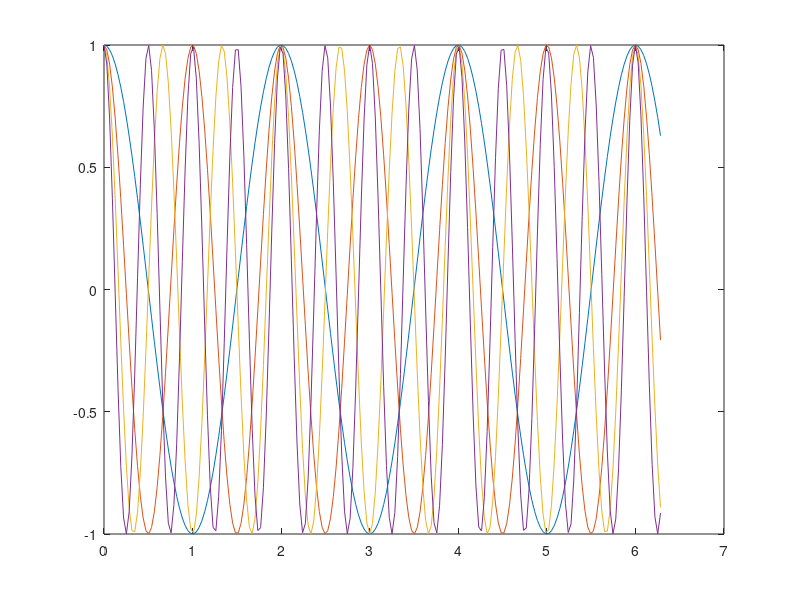

The MATLAB source for this figure:
clear all
clc
x=linspace(0,2*pi,200),
y1=cos(pi*x);
y2=cos(2*pi*x);
y3=cos(3*pi*x)
y4=cos(4*pi*x);
xlim([0 2*pi])
plot (x,y1,x,y2,x,y3,x,y4)
hold on